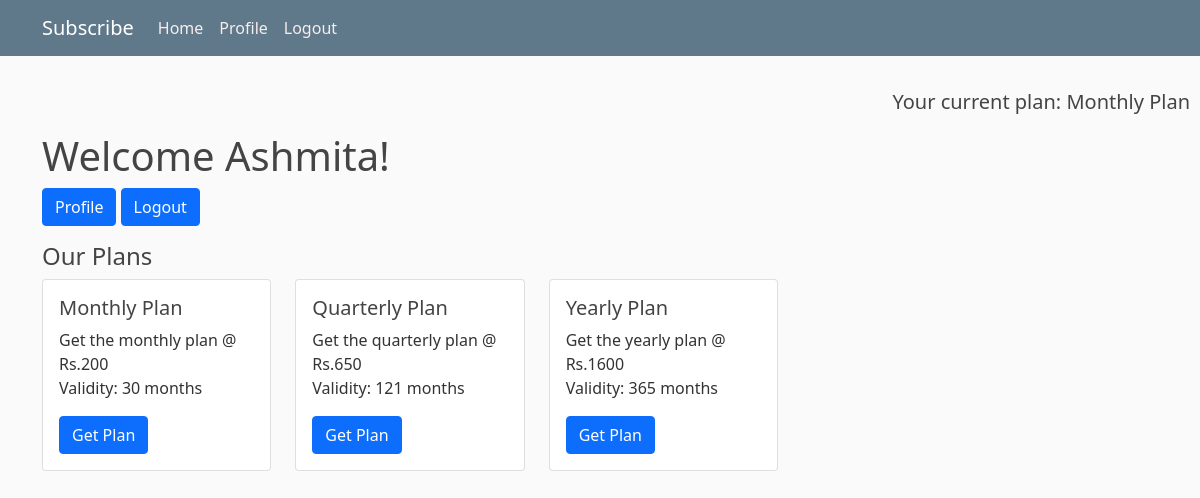
The app's page / (signed in) with its own data.
### users/models.py (models this page shows, shortened)
class Profile(models.Model):
    user = models.OneToOneField(User, on_delete=models.CASCADE)
    image = models.ImageField(default='default.jpg', upload_to='profile_pics')
    subs_date = models.DateTimeField(null=True)
    plan_name = models.ForeignKey(Plan, default=1, on_delete=models.CASCADE)
    active_subs = models.BooleanField(default=False)

class Plan(models.Model):
    plan_name = models.CharField(max_length=100)
    amount = models.PositiveIntegerField()
    description = models.TextField()
    validity = models.IntegerField(default=0)
    def __str__(self):
        return self.plan_name

### users/views.py (the view)
# urls.py: 2. Add a URL to urlpatterns:  path('', views.home, name='home')
def home(request):
    return render(request, 'users/home.html', {'plans': list(Plan.objects.all())[1:]})

### users/templates/users/home.html (shortened to what this page needs)
{% extends "users/base.html" %}
{% block content %}
{% if user.is_authenticated %}
    <h1>Welcome {{user.username}}!</h1>
    <a href="{% url 'profile' %}" class="btn btn-primary btn-block">Profile</a>
  <a href="{% url 'logout' %}" class="btn btn-primary btn-block">Logout</a>
{% else %}
    <h1>Subscribe Now!</h1>
  <a href="{% url 'login' %}" class="btn btn-primary btn-block btn-large">Login</a>
  <a href="{% url 'register' %}" class="btn btn-primary btn-block btn-large">Register</a>
{% endif %}
<h4>Our Plans</h4>
<div class="row">
    {% for plan in plans %}
  <div class="col-sm-4">
    <div class="card">
      <div class="card-body">
        <h5 class="card-title">{{plan.plan_name}}</h5>
        <p class="card-text">{{ plan.description }}<br>Validity: {{plan.validity}} months</p>
        <a href="{% url 'plan-detail' plan.id %}" class="btn btn-primary">Get Plan</a>
      </div>
    </div>
  </div>
    {% endfor %}
</div>
{% endblock %}

### users/templates/users/base.html (shortened to what this page needs)
{% load static %}
<!DOCTYPE html>
<html lang="en">
<head>
    <link href="https://cdn.jsdelivr.net/npm/bootstrap@5.0.1/dist/css/bootstrap.min.css" rel="stylesheet">
    <link rel="stylesheet" type="text/css" href="{% static 'users/main.css' %}">
</head>
<body>
<header class="site-header">
  <nav class="navbar navbar-expand-md navbar-dark bg-steel fixed-top">
    <div class="container">
      <a class="navbar-brand mr-4" href="/ ">Subscribe</a>
      <div class="collapse navbar-collapse" id="navbarToggle">
        <div class="navbar-nav mr-auto">
          <a class="nav-item nav-link" href="{% url 'user-home' %}">Home</a>
        </div>
           <div class="navbar-nav">
            {% if user.is_authenticated %}
             <a class="nav-item nav-link" href="{% url 'profile' %}">Profile</a>
             <a class="nav-item nav-link" href="{% url 'logout' %}">Logout</a>
            {% else %}
              <a class="nav-item nav-link" href="{% url 'login' %}">Login</a>
              <a class="nav-item nav-link" href="{% url 'register' %}">Register</a>
            {% endif %}
        </div>
      </div>
    </div>
  </nav>
</header>
{% if user.is_authenticated %}
<h5 style="text-align: right; padding:10px;">Your current plan: {{ user.profile.plan_name }}</h5>
{% endif %}
<main role="main" class="container">
  <div class="row">
    <div class="col-md-8">
      {% block content %}{% endblock %}
    </div>
  </div>
</main>
</body>
</html>

### users/static/users/main.css (style rules this page uses)
body { background: #fafafa; color: #333333; margin-top: 5rem; }
h1, h2, h3, h4, h5, h6 { color: #444444; }
.bg-steel { background-color: #5f788a; }
.site-header .navbar-nav .nav-link { color: #f8eded; }
a:link { text-decoration: none; }

### records on screen
Plan: plan_name "Monthly Plan", description "Get the monthly plan @ Rs.200", validity "30"
Plan: plan_name "Quarterly Plan", description "Get the quarterly plan @ Rs.650", validity "121"
Plan: plan_name "Yearly Plan", description "Get the yearly plan @ Rs.1600", validity "365"

### other values on screen
{{ user.profile.plan_name }} "Monthly Plan"
{{ user.username }} "Ashmita"
